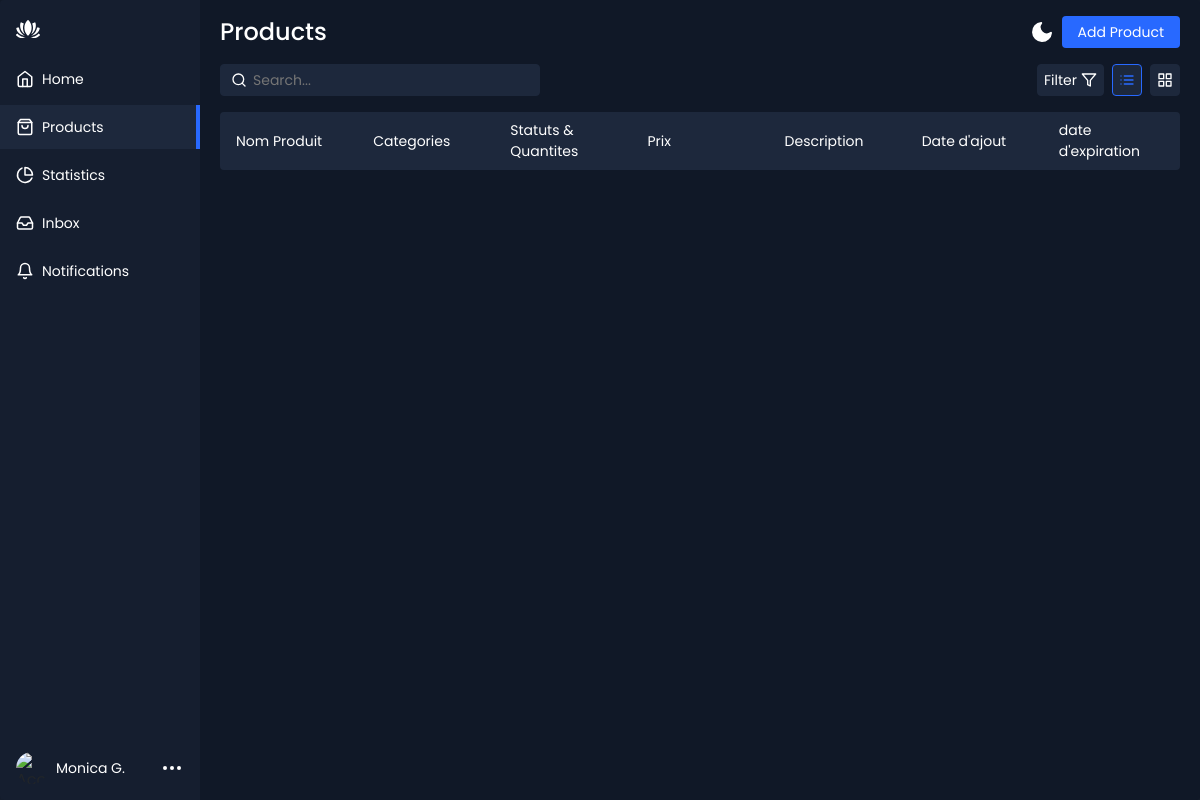
Before: / with the older database file.
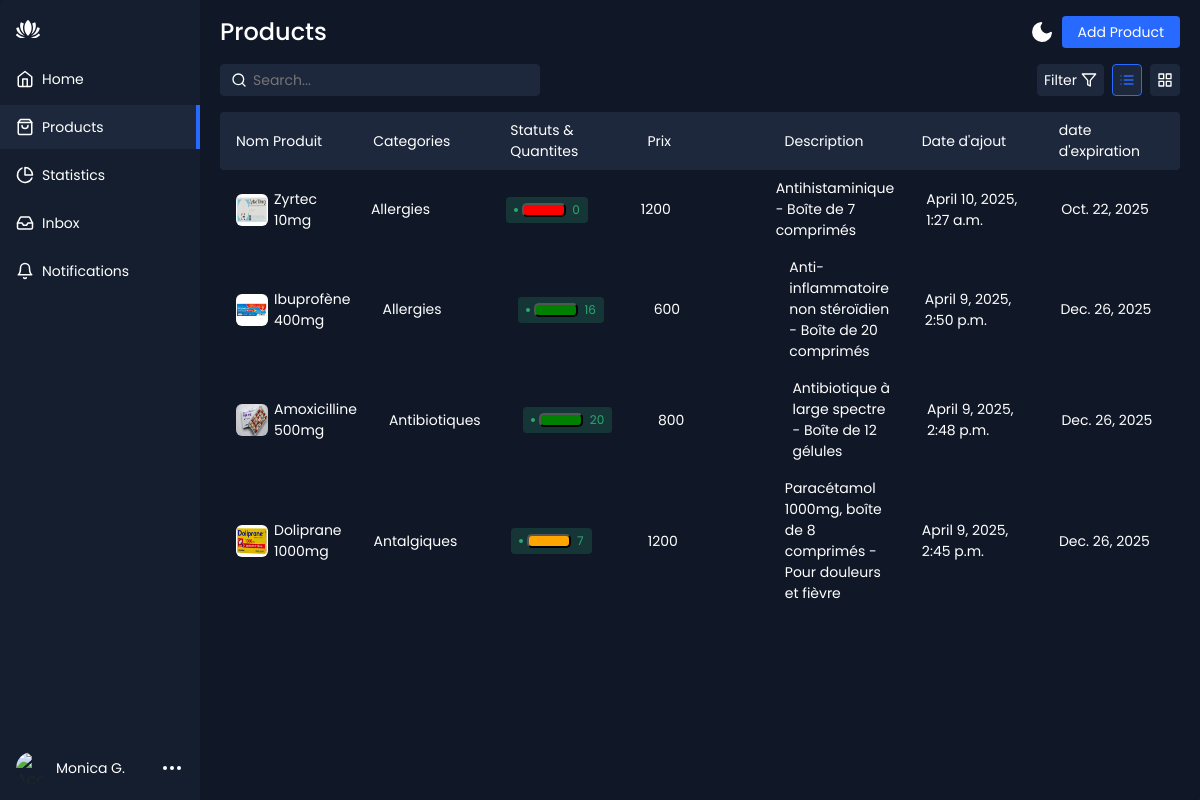
After: the same page with the newer database file.
### Produits/models.py (models this page shows, shortened)
class Produits(models.Model):
    name = models.CharField(max_length=100)
    Category = models.ForeignKey(Categories, on_delete=models.CASCADE)
    price = models.IntegerField()
    quantite = models.PositiveIntegerField(default=0)
    description = models.TextField()
    date_ajout = models.DateTimeField(auto_now_add=True)
    date_expiration = models.DateField()
    image = models.ImageField(null=True,blank=True,upload_to='media/')
    class Meta:
        ordering = ['-date_ajout']
    def status_quantite(self):
        if self.quantite == 0:
            return 'red'
        elif self.quantite <= 10:
            return 'orange'
        else:
            return 'green'

class Categories(models.Model):
    name = models.CharField(max_length=250)
    def __str__(self):
        return self.name

### Produits/views.py (the view)
# urls.py: path('',Affichage.as_view(),name='affichage')
class Affichage(ListView):
    template_name = 'home.html'
    queryset = Produits.objects.all()

### Produits/templates/home.html
{% extends "base.html" %}
{% block produit %}
    {% include "produit.html" %}
{% endblock produit %}

### Produits/templates/base.html (shortened to what this page needs)
{% load static %}
<!DOCTYPE html>
<html lang="en" >
    <head>
    <link rel="stylesheet" href="https://cdnjs.cloudflare.com/ajax/libs/normalize/5.0.0/normalize.min.css">
    <link rel="stylesheet" href="asset/bootstrap.min.css">
    <link rel="stylesheet" href="{% static 'style.css' %}">
    </head>
    <body>
      <div class="app-container">
        {% include "sideBar.html" %}
          <div class="app-content">
              {% include "header.html" %}
              {% include "header2.html" %}
              {% block produit  %}
              {% endblock produit %}
          </div>
      </div>
    </body>
</html>

### Produits/templates/sideBar.html (shortened to what this page needs)
<div class="sidebar">
    <div class="sidebar-header">
      <div class="app-icon">
      </div>
    </div>
    <ul class="sidebar-list">
      <li class="sidebar-list-item">
        <a href="#">
          <svg xmlns="http://www.w3.org/2000/svg" width="18" height="18" viewBox="0 0 24 24" fill="none" stroke="currentColor" stroke-width="2" stroke-linecap="round" stroke-linejoin="round" class="feather feather-home"><path d="M3 9l9-7 9 7v11a2 2 0 0 1-2 2H5a2 2 0 0 1-2-2z"/><polyline points="9 22 9 12 15 12 15 22"/></svg>
          <span>Home</span>
        </a>
      </li>
      <li class="sidebar-list-item active">
        <a href="#">
          <span>Products</span>
        </a>
      </li>
      <li class="sidebar-list-item">
        <a href="#">
          <svg xmlns="http://www.w3.org/2000/svg" width="18" height="18" viewBox="0 0 24 24" fill="none" stroke="currentColor" stroke-width="2" stroke-linecap="round" stroke-linejoin="round" class="feather feather-pie-chart"><path d="M21.21 15.89A10 10 0 1 1 8 2.83"/><path d="M22 12A10 10 0 0 0 12 2v10z"/></svg>
          <span>Statistics</span>
        </a>
      </li>
      <li class="sidebar-list-item">
        <a href="#">
          <span>Inbox</span>
        </a>
      </li>
      <li class="sidebar-list-item">
        <a href="#">
          <svg xmlns="http://www.w3.org/2000/svg" width="18" height="18" viewBox="0 0 24 24" fill="none" stroke="currentColor" stroke-width="2" stroke-linecap="round" stroke-linejoin="round" class="feather feather-bell"><path d="M18 8A6 6 0 0 0 6 8c0 7-3 9-3 9h18s-3-2-3-9"/><path d="M13.73 21a2 2 0 0 1-3.46 0"/></svg>
          <span>Notifications</span>
        </a>
      </li>
    </ul>
    <div class="account-info">
      <div class="account-info-picture">
        <img src="https://images.unsplash.com/photo-1527736947477-2790e28f3443?ixid=MnwxMjA3fDB8MHxzZWFyY2h8MTE2fHx3b21hbnxlbnwwfHwwfHw%3D&ixlib=rb-1.2.1&auto=format&fit=crop&w=900&q=60" alt="Account">
      </div>
      <div class="account-info-name">Monica G.</div>
      <button class="account-info-more">
        <svg xmlns="http://www.w3.org/2000/svg" width="24" height="24" viewBox="0 0 24 24" fill="none" stroke="currentColor" stroke-width="2" stroke-linecap="round" stroke-linejoin="round" class="feather feather-more-horizontal"><circle cx="12" cy="12" r="1"/><circle cx="19" cy="12" r="1"/><circle cx="5" cy="12" r="1"/></svg>
      </button>
    </div>
  </div>

### Produits/templates/header.html
<div class="app-content-header">
    <h1 class="app-content-headerText">Products</h1>
    <button class="mode-switch" title="Switch Theme">
      <svg class="moon" fill="none" stroke="currentColor" stroke-linecap="round" stroke-linejoin="round" stroke-width="2" width="24" height="24" viewBox="0 0 24 24">
        <defs></defs>
        <path d="M21 12.79A9 9 0 1111.21 3 7 7 0 0021 12.79z"></path>
      </svg>
    </button>
    <button class="app-content-headerButton">Add Product</button>
  </div>

### Produits/templates/header2.html (shortened to what this page needs)
<div class="app-content-actions">
    <input class="search-bar" placeholder="Search..." type="text">
    <div class="app-content-actions-wrapper">
      <div class="filter-button-wrapper">
        <button class="action-button filter jsFilter"><span>Filter</span><svg xmlns="http://www.w3.org/2000/svg" width="16" height="16" viewBox="0 0 24 24" fill="none" stroke="currentColor" stroke-width="2" stroke-linecap="round" stroke-linejoin="round" class="feather feather-filter"><polygon points="22 3 2 3 10 12.46 10 19 14 21 14 12.46 22 3"/></svg></button>
      </div>
      <button class="action-button list active" title="List View">
      </button>
      <button class="action-button grid" title="Grid View">
      </button>
    </div>
  </div>

### Produits/templates/produit.html (shortened to what this page needs)
<div class="products-area-wrapper tableView">
    <div class="products-header">
      <div class="product-cell image">
        Nom Produit
      </div>
      <div class="product-cell category">Categories</div>
      <div class="product-cell status-cell">Statuts & Quantites</div>
      <div class="product-cell price">Prix</div>
      <div class="product-cell price">Description</div>
        <div class="product-cell date-ajout">Date d'ajout</div>
        <div class="product-cell date-expiration">date d'expiration</div>
    </div>
    {% for donnee in object_list  %}
    <div class="products-row">
        <div class="product-cell image">
          {% if donnee.image %}
          <img src="{{donnee.image.url}}" alt="product">
          {% else %}
          <img src="https://images.unsplash.com/photo-1555041469-a586c61ea9bc?ixid=MnwxMjA3fDB8MHxwaG90by1wYWdlfHx8fGVufDB8fHx8&ixlib=rb-1.2.1&auto=format&fit=crop&w=1950&q=80" alt="product">
          {% endif %}
          <span>{{donnee.name}}</span>
        </div>
      <div class="product-cell category"><span class="cell-label">Category:</span>{{donnee.Category}}</div>
      <div class="product-cell status-cell">
        <span class="status active">
          <button class="button {{donnee.status_quantite}}"></button>&nbsp;&nbsp;{{donnee.quantite}}
        </span>
      </div>
      <div class="product-cell sales"><span class="cell-label">Price:</span>{{donnee.price}}</div>
      <div class="product-cell price"><span class="cell-label">Price:</span>{{donnee.description}}</div>
      <div class="product-cell date-ajout"><span class="cell-label">Date ajout:</span>{{donnee.date_ajout}}</div>
      <div class="product-cell date-expiration"><span class="cell-label">Date expiration:</span>{{donnee.date_expiration}}</div>
    </div>
    {% endfor %}
  </div>

### Produits/templates/produit.html (style rules this page uses)
.button { padding: 5px 20px; border-radius: 5px; font-weight: bold; text-align: center; color: white; }
.red { background-color: red; }
.orange { background-color: orange; }
.green { background-color: green; }

Changed rows visible on the page:
added Produits: image (picture), name "Zyrtec 10mg", Category "Allergies", quantite "0", price "1200", description "Antihistaminique - Boîte de 7 comprimés", date_ajout "April 10, 2025, 1:27 a.m.", date_expiration "Oct. 22, 2025"
added Produits: image (picture), name "Ibuprofène 400mg", Category "Allergies", quantite "16", price "600", description "Anti-inflammatoire non stéroïdien - Boîte de 20 comprimés", date_ajout "April 9, 2025, 2:50 p.m.", date_expiration "Dec. 26, 2025"
added Produits: image (picture), name "Amoxicilline 500mg", Category "Antibiotiques", quantite "20", price "800", description "Antibiotique à large spectre - Boîte de 12 gélules", date_ajout "April 9, 2025, 2:48 p.m.", date_expiration "Dec. 26, 2025"
added Produits: image (picture), name "Doliprane 1000mg", Category "Antalgiques", quantite "7", price "1200", description "Paracétamol 1000mg, boîte de 8 comprimés - Pour douleurs et fièvre", date_ajout "April 9, 2025, 2:45 p.m.", date_expiration "Dec. 26, 2025"
